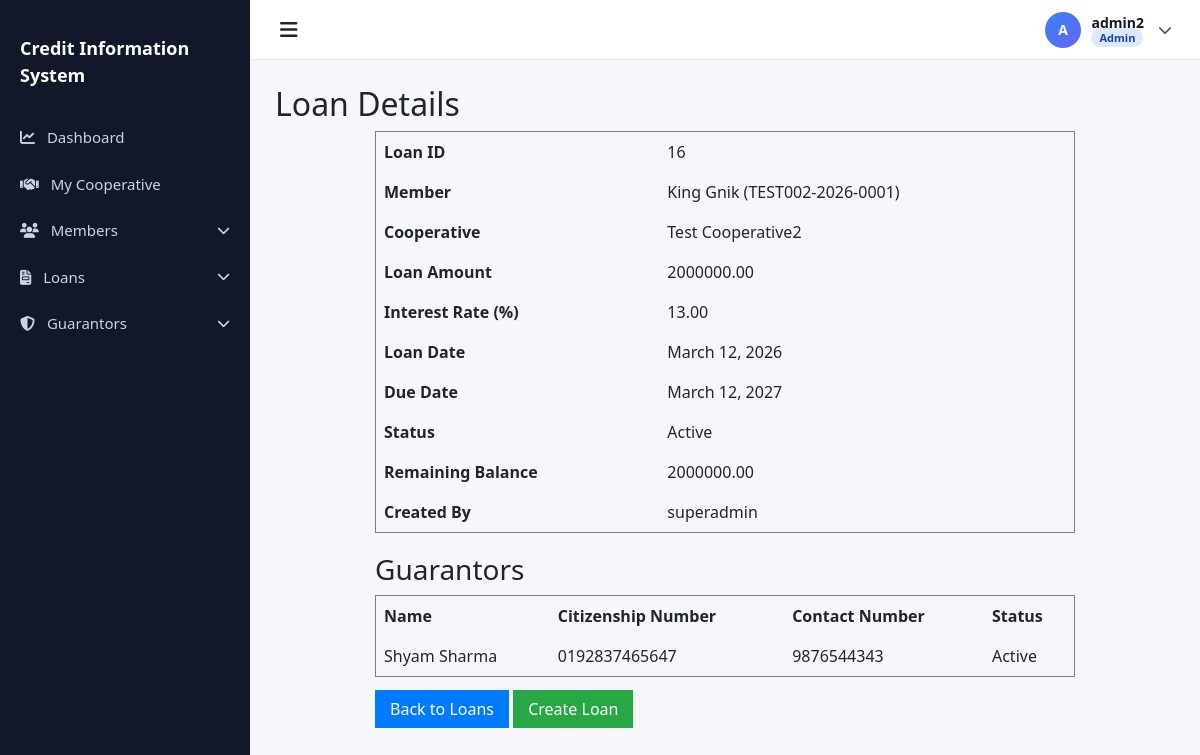
Screenshot of /loans/16/ (signed in) with the database file from the repository.
### accounts/models.py (models this page shows, shortened)
class User(AbstractUser):
    ROLE_CHOICES = (
        ('superadmin', 'Super Admin'),
        ('admin', 'Admin'),
        ('staff', 'Staff'),
    )
    role = models.CharField(max_length=20, choices=ROLE_CHOICES, default='staff')
    cooperative = models.ForeignKey(
        'cooperatives.Cooperative',
        on_delete=models.SET_NULL,
        null=True,
        blank=True,
        related_name='users',
        help_text="Null for Super Admin users"
    )
    is_first_login = models.BooleanField(default=True)
    class Meta:
        ordering = ['-date_joined']
        indexes = [
            models.Index(fields=['role']),
            models.Index(fields=['cooperative']),
        ]
    def is_superadmin(self):
        return self.role == 'superadmin'
    def is_admin(self):
        return self.role == 'admin'
    def is_staff_user(self):
        return self.role == 'staff'

### loans/models.py (models this page shows, shortened)
class Loan(models.Model):
    STATUS_CHOICES = [
        ('Active', 'Active'),
        ('Cleared', 'Cleared'),
        ('Overdue', 'Overdue'),
    ]
    loan_id = models.AutoField(primary_key=True)
    member = models.ForeignKey(
        Member,
        on_delete=models.CASCADE,
        related_name="loans"
    )
    cooperative = models.ForeignKey(
        Cooperative,
        on_delete=models.CASCADE,
        related_name="loans"
    )
    loan_amount = models.DecimalField(max_digits=12, decimal_places=2)
    interest_rate = models.DecimalField(
        max_digits=5,
        decimal_places=2,
        help_text="Interest rate in %"
    )
    loan_date = models.DateField()
    due_date = models.DateField()
    status = models.CharField(
        max_length=10,
        choices=STATUS_CHOICES,
        default="Active"
    )
    remaining_balance = models.DecimalField(
        max_digits=12,
        decimal_places=2,
        blank=True
    )
    created_by = models.ForeignKey(
        settings.AUTH_USER_MODEL,
        on_delete=models.SET_NULL,
        null=True
    )
    created_at = models.DateTimeField(auto_now_add=True)

class Guarantor(models.Model):
    STATUS_CHOICES = [
        ('Active', 'Active'),
        ('Released', 'Released'),
    ]
    name = models.CharField(max_length=255)
    citizenship_number = models.CharField(max_length=50)
    loan = models.ForeignKey(Loan, on_delete=models.CASCADE, related_name="guarantors")
    member = models.ForeignKey(Member, on_delete=models.SET_NULL, null=True, blank=True, related_name="guaranteed_loans")
    contact_number = models.CharField(max_length=15)
    status = models.CharField(max_length=10, choices=STATUS_CHOICES, default='Active')

### members/models.py (models this page shows, shortened)
class Member(models.Model):
    full_name = models.CharField(max_length=255)
    citizenship_number = models.CharField(max_length=50, unique=True)
    unique_system_id = models.CharField(max_length=100, unique=True, editable=False)
    address = models.TextField()
    phone = models.CharField(max_length=20)
    blacklist_status = models.BooleanField(default=False)
    cooperative = models.ForeignKey(
        'cooperatives.Cooperative',
        on_delete=models.CASCADE,
        related_name='members'
    )
    created_at = models.DateTimeField(auto_now_add=True)
    updated_at = models.DateTimeField(auto_now=True)
    class Meta:
        ordering = ['-created_at']
        indexes = [
            models.Index(fields=['citizenship_number']),
            models.Index(fields=['unique_system_id']),
            models.Index(fields=['blacklist_status']),
        ]
    def __str__(self):
        return f"{self.full_name} ({self.unique_system_id})"

### cooperatives/models.py (models this page shows, shortened)
class Cooperative(models.Model):
    STATUS_CHOICES = (
        ('active', 'Active'),
        ('inactive', 'Inactive'),
    )
    name = models.CharField(max_length=255)
    code = models.CharField(max_length=50, unique=True)
    address = models.TextField()
    contact = models.CharField(max_length=255)  # Can contain phone/email
    status = models.CharField(max_length=20, choices=STATUS_CHOICES, default='active')
    created_at = models.DateTimeField(auto_now_add=True)
    updated_at = models.DateTimeField(auto_now=True)
    class Meta:
        ordering = ['-created_at']
        verbose_name_plural = 'Cooperatives'

### loans/views.py (the view)
# urls.py: path('<int:loan_id>/', LoanDetailView.as_view(), name='loan_detail'),
class LoanDetailView(StaffOrAdminMixin, CooperativeAccessMixin, LoginRequiredMixin, DetailView):
    model = Loan
    template_name = 'loans/loan_detail.html'
    context_object_name = 'loan'
    pk_url_kwarg = 'loan_id'

### accounts/permissions.py (called while the page is built)
    def test_func(self):
        return self.request.user.is_authenticated and (
            self.request.user.is_staff_user() or
            self.request.user.is_admin() or
            self.request.user.is_superadmin()
        )

    def get_queryset(self):
        queryset = super().get_queryset()
        if self.request.user.is_superadmin():
            return queryset
        if self.request.user.cooperative:
            from cooperatives.models import Cooperative
            if queryset.model == Cooperative:
                return queryset.filter(pk=self.request.user.cooperative.pk)
            return queryset.filter(cooperative=self.request.user.cooperative)
        return queryset.none()

    def get_context_data(self, **kwargs):
        context = super().get_context_data(**kwargs)
        if not self.request.user.is_superadmin() and self.request.user.cooperative:
            context['user_cooperative'] = self.request.user.cooperative
        return context

### templates/loans/loan_detail.html
{% extends "base.html" %}
{% load static %}
{% block content %}
<h2>Loan Details</h2>
<div class="loan-details" style="max-width:700px; margin:auto;">
    <table border="1" cellpadding="8" cellspacing="0" style="width:100%; border-collapse: collapse;">
        <tr>
            <th>Loan ID</th>
            <td>{{ loan.loan_id }}</td>
        </tr>
        <tr>
            <th>Member</th>
            <td>{{ loan.member }}</td>
        </tr>
        <tr>
            <th>Cooperative</th>
            <td>{{ loan.cooperative.name }}</td>
        </tr>
        <tr>
            <th>Loan Amount</th>
            <td>{{ loan.loan_amount }}</td>
        </tr>
        <tr>
            <th>Interest Rate (%)</th>
            <td>{{ loan.interest_rate }}</td>
        </tr>
        <tr>
            <th>Loan Date</th>
            <td>{{ loan.loan_date }}</td>
        </tr>
        <tr>
            <th>Due Date</th>
            <td>{{ loan.due_date }}</td>
        </tr>
        <tr>
            <th>Status</th>
            <td>{{ loan.status }}</td>
        </tr>
        <tr>
            <th>Remaining Balance</th>
            <td>{{ loan.remaining_balance }}</td>
        </tr>
        <tr>
            <th>Created By</th>
            <td>{{ loan.created_by.username }}</td>
        </tr>
    </table>
    <h3 style="margin-top:20px;">Guarantors</h3>
    {% if loan.guarantors.all %}
    <table border="1" cellpadding="8" cellspacing="0" style="width:100%; border-collapse: collapse;">
        <tr>
            <th>Name</th>
            <th>Citizenship Number</th>
            <th>Contact Number</th>
            <th>Status</th>
        </tr>
        {% for g in loan.guarantors.all %}
        <tr>
            <td>{{ g.name }}</td>
            <td>{{ g.citizenship_number }}</td>
            <td>{{ g.contact_number }}</td>
            <td>{{ g.status }}</td>
        </tr>
        {% endfor %}
    </table>
    {% else %}
        <p>No guarantors assigned to this loan.</p>
    {% endif %}
    <div style="margin-top:20px;">
        <a href="{% url 'loans:loan_list' %}" style="padding:8px 15px; background:#007bff; color:white; text-decoration:none;">Back to Loans</a>
        <a href="{% url 'loans:create_loan' %}" style="padding:8px 15px; background:#28a745; color:white; text-decoration:none;">Create Loan</a>
    </div>
</div>
{% endblock %}

### templates/base.html (shortened to what this page needs)
{% load static %}
<!DOCTYPE html>
<html lang="en">
<head>
    <link href="https://cdn.jsdelivr.net/npm/bootstrap@5.3.2/dist/css/bootstrap.min.css" rel="stylesheet">
    <link rel="stylesheet" href="https://cdnjs.cloudflare.com/ajax/libs/font-awesome/6.5.0/css/all.min.css">
    <link href="https://cdn.jsdelivr.net/npm/select2@4.1.0-rc.0/dist/css/select2.min.css" rel="stylesheet" />
    <link href="https://cdn.jsdelivr.net/npm/select2-bootstrap-5-theme@1.3.0/dist/select2-bootstrap-5-theme.min.css"
        rel="stylesheet" />
</head>
<body class="{% if not user.is_authenticated %}bg-light{% endif %}">
    {% if user.is_authenticated %}
    <div id="sidebar" class="sidebar">
        <div class="sidebar-brand d-flex align-items-center gap-2">
            <span style="font-size: 18px;">Credit Information System</span>
        </div>
        <a href="{% url 'accounts:dashboard' %}">
            <i class="fa-solid fa-chart-line me-2"></i> Dashboard
        </a>
        {% if user.is_superadmin %}
        <a href="#cooperativesMenu" data-bs-toggle="collapse" role="button" aria-expanded="false"
            aria-controls="cooperativesMenu" class="d-flex justify-content-between align-items-center">
            <span><i class="fa-solid fa-building me-2"></i> Cooperatives</span>
            <i class="fa-solid fa-chevron-down small"></i>
        </a>
        <div class="collapse" id="cooperativesMenu">
            <a href="{% url 'cooperatives:create' %}" class="ps-5 py-2 small"><i class="fa-solid fa-plus me-2"></i>Add
                Cooperative</a>
            <a href="{% url 'cooperatives:list' %}" class="ps-5 py-2 small"><i
                    class="fa-solid fa-list me-2"></i>Cooperative List</a>
        </div>
        {% elif user.cooperative %}
        <a href="{% url 'cooperatives:detail' user.cooperative.pk %}">
            <i class="fa-solid fa-handshake me-2"></i> My Cooperative
        </a>
        {% endif %}
        <a href="#membersMenu" data-bs-toggle="collapse" role="button" aria-expanded="false" aria-controls="membersMenu"
            class="d-flex justify-content-between align-items-center">
            <span><i class="fa-solid fa-users me-2"></i> Members</span>
            <i class="fa-solid fa-chevron-down small"></i>
        </a>
        <a href="#loansMenu" data-bs-toggle="collapse" role="button" aria-expanded="false" aria-controls="loansMenu"
            class="d-flex justify-content-between align-items-center">
            <span><i class="fa-solid fa-file-invoice me-2"></i> Loans</span>
            <i class="fa-solid fa-chevron-down small"></i>
        </a>
        <a href="#guarantorsMenu" data-bs-toggle="collapse" role="button" aria-expanded="false"
            aria-controls="guarantorsMenu" class="d-flex justify-content-between align-items-center">
            <span><i class="fa-solid fa-shield-halved me-2"></i> Guarantors</span>
            <i class="fa-solid fa-chevron-down small"></i>
        </a>
    </div>
    {% endif %}
    <div id="mainContent" class="{% if user.is_authenticated %}main-content{% else %}container-fluid{% endif %}">
        {% if user.is_authenticated %}
        <div class="topbar">
            <div class="toggle-btn" onclick="toggleSidebar()">
                <i class="fa-solid fa-bars"></i>
            </div>
            <div class="dropdown">
                <a class="profile-toggle" href="#" role="button" data-bs-toggle="dropdown" aria-expanded="false"
                    style="list-style:none;">
                    <div class="profile-avatar">
                        {% if not user.first_name %}{{ user.username|first|upper }}{% endif %}
                    </div>
                    <div>
                        <div class="profile-name">
                            {% if user.first_name %}
                            {{ user.first_name }} {{ user.last_name }}
                            {% else %}
                            {{ user.username }}
                            {% endif %}
                        </div>
                        <div class="profile-role">
                            {% if user.role == 'superadmin' %}<span class="role-badge superadmin">Super Admin</span>
                            {% elif user.role == 'admin' %}<span class="role-badge admin">Admin</span>
                            {% else %}<span class="role-badge staff">Staff</span>{% endif %}
                        </div>
                    </div>
                    <i class="fa-solid fa-chevron-down small ms-1 text-muted"></i>
                </a>
            </div>
        </div>
        {% endif %}
        <div class="page-content">
            {% block content %}
            {% endblock %}
        </div>
    </div>
</body>
</html>

### templates/base.html (style rules this page uses)
body { overflow-x: hidden; background: #f5f7fb; }
.sidebar { height: 100vh; width: 250px; position: fixed; top: 0; left: 0; background: #111827; padding-top: 20px; transition: all 0.3s; z-index: 1050; }
.sidebar a { color: #cbd5e1; padding: 12px 20px; display: block; text-decoration: none; font-size: 15px; }
.sidebar-brand { color: #fff; font-size: 20px; font-weight: 600; padding: 15px 20px; margin-bottom: 10px; }
.main-content { margin-left: 250px; transition: all 0.3s; min-height: 100vh; }
.topbar { height: 60px; background: #fff; border-bottom: 1px solid #e5e7eb; display: flex; align-items: center; justify-content: space-between; padding: 0 20px; position: sticky; top: 0; z-index: 1030; }
.toggle-btn { font-size: 20px; cursor: pointer; padding: 5px 10px; border-radius: 4px; transition: background 0.2s; }
.page-content { padding: 25px; }
.profile-avatar { width: 36px; height: 36px; border-radius: 50%; background: linear-gradient(135deg, #3b82f6, #6366f1); color: #fff; display: inline-flex; align-items: center; justify-content: center; font-weight: 700; font-size: 14px; letter-spacing: 0.5px; flex-shrink: 0; }
.profile-toggle { display: flex; align-items: center; gap: 10px; text-decoration: none; color: #1f2937; padding: 4px 8px; border-radius: 8px; transition: background 0.2s; }
.profile-toggle .profile-name { font-weight: 600; font-size: 14px; line-height: 1; color: #111827; }
.profile-toggle .profile-role { font-size: 11px; color: #6b7280; line-height: 1; margin-top: 2px; }
.role-badge { font-size: 11px; font-weight: 600; padding: 2px 8px; border-radius: 20px; }
.role-badge.admin { background: #dbeafe; color: #1e40af; }

### rows the page displays
User: username|first "A", username "admin2"
Loan: loan_id "16", member "King Gnik (TEST002-2026-0001)", cooperative.name "Test Cooperative2", loan_amount "2000000.00", interest_rate "13.00", loan_date "March 12, 2026", due_date "March 12, 2027", status "Active", remaining_balance "2000000.00", created_by.username "superadmin"
Guarantor: name "Shyam Sharma", citizenship_number "0192837465647", contact_number "9876544343", status "Active"
